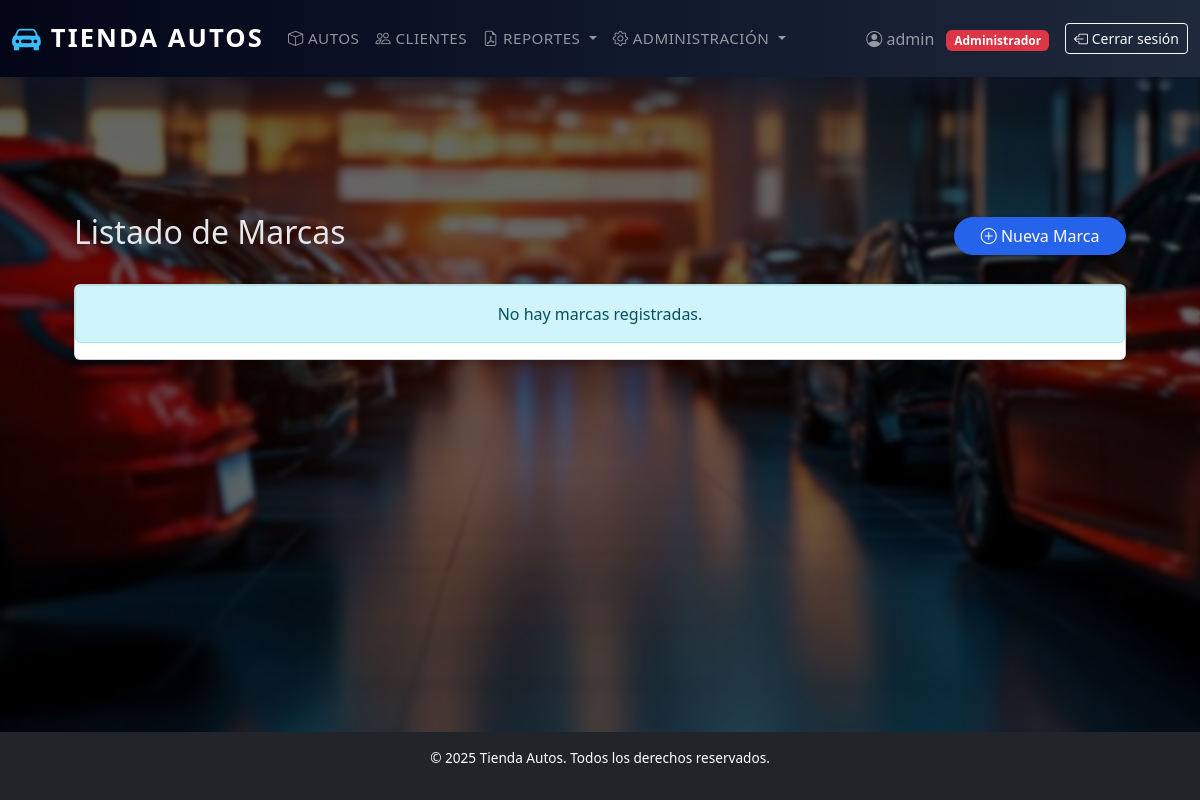
Before: /marcas/ (signed in) with the older database file.
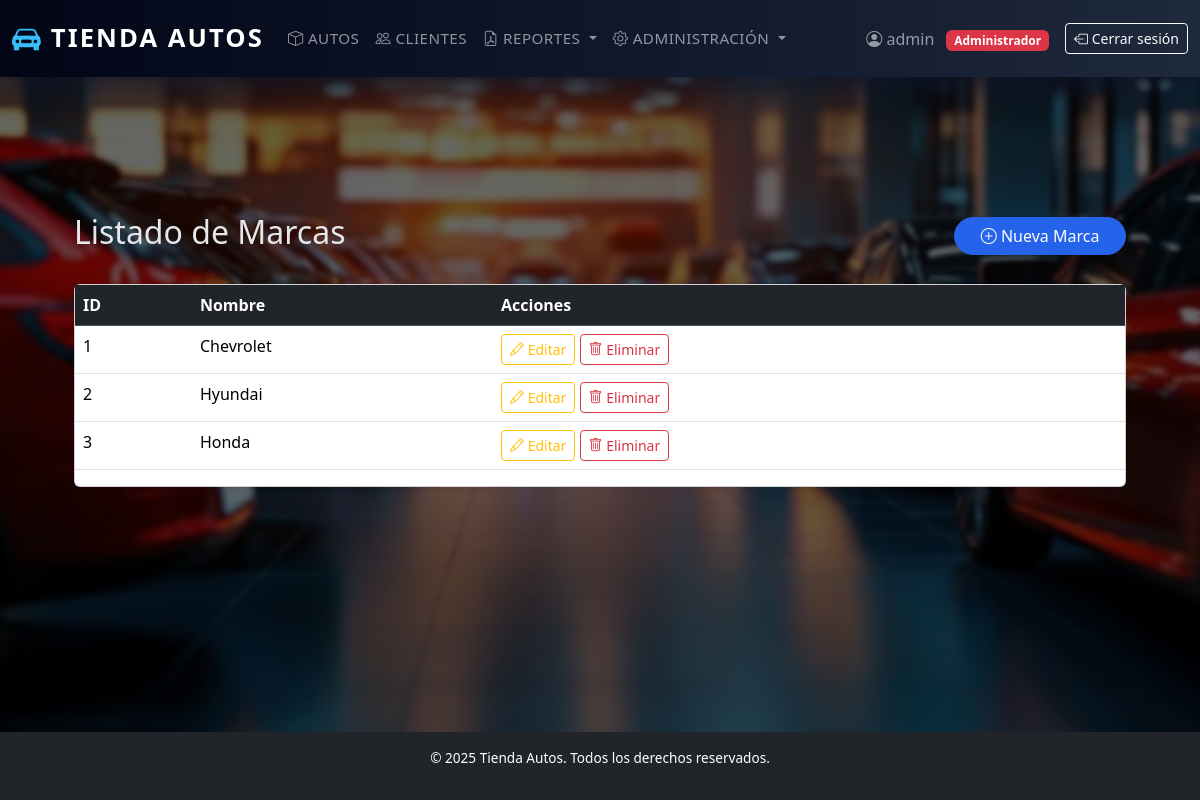
After: the same page with the newer database file.
### autos/models.py (models this page shows, shortened)
class Marca(models.Model):
    nombre = models.CharField(max_length=100)

### autos/views.py (the view)
# urls.py: path('marcas/', MarcaListView.as_view(), name='marca_list'),
class MarcaListView(LoginRequiredMixin, ListView):
    model = Marca
    template_name = 'marcas/marca_list.html'
    context_object_name = 'marcas'

### templates/marcas/marca_list.html (shortened to what this page needs)
{% extends "base.html" %}
{% block content %}
<div class="mt-4">
    <div class="d-flex justify-content-between align-items-center mb-4">
        <h2>Listado de Marcas</h2>
        <a href="{% url 'marca_create' %}" class="btn btn-primary">
            <i class="bi bi-plus-circle"></i> Nueva Marca
        </a>
    </div>
    <div class="card shadow-sm">
        {% if marcas %}
        <div class="table-responsive">
            <table class="table table-hover">
                <thead class="table-dark">
                    <tr>
                        <th>ID</th>
                        <th>Nombre</th>
                        <th>Acciones</th>
                    </tr>
                </thead>
                <tbody>
                    {% for marca in marcas %}
                    <tr>
                        <td>{{ marca.id }}</td>
                        <td>{{ marca.nombre }}</td>
                        <td>
                            <a href="{% url 'marca_update' marca.id %}" class="btn btn-sm btn-outline-warning">
                                <i class="bi bi-pencil"></i> Editar
                            </a>
                            <a href="{% url 'marca_delete' marca.id %}" class="btn btn-sm btn-outline-danger">
                                <i class="bi bi-trash"></i> Eliminar
                            </a>
                        </td>
                    </tr>
                    {% endfor %}
                </tbody>
            </table>
        </div>
        {% else %}
        <div class="alert alert-info text-center">No hay marcas registradas.</div>
        {% endif %}
    </div>
</div>
{% endblock %}

Changed rows visible on the page:
added Marca: id "1", nombre "Chevrolet"
added Marca: id "2", nombre "Hyundai"
added Marca: id "3", nombre "Honda"
Other visible differences:
text no longer shown: "No hay marcas registradas."
text now shown: "ID Nombre Acciones"
